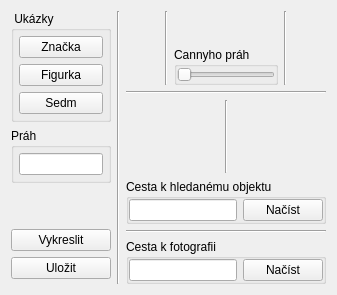
      <widget class="QWidget" name="GeneralizedDetection">
       <attribute name="title">
        <string>Detekce obecných těles</string>
       </attribute>
       <layout class="QGridLayout" name="gridLayout_5">
        <item row="0" column="2">
         <layout class="QGridLayout" name="gridLayout_3">
          <item row="4" column="0" colspan="5">
           <widget class="Line" name="line_16">
            <property name="orientation">
             <enum>Qt::Horizontal</enum>
            </property>
           </widget>
          </item>
          <item row="1" column="0" colspan="5">
           <widget class="Line" name="line_4">
            <property name="orientation">
             <enum>Qt::Horizontal</enum>
            </property>
           </widget>
          </item>
          <item row="5" column="0" colspan="5">
           <widget class="QGroupBox" name="groupBox_6">
            <property name="sizePolicy">
             <sizepolicy hsizetype="Expanding" vsizetype="Maximum">
              <horstretch>0</horstretch>
              <verstretch>0</verstretch>
             </sizepolicy>
            </property>
            <property name="maximumSize">
             <size>
              <width>16777215</width>
              <height>45</height>
             </size>
            </property>
            <property name="title">
             <string>Cesta k fotografii</string>
            </property>
            <layout class="QHBoxLayout" name="horizontalLayout_6">
             <property name="leftMargin">
              <number>0</number>
             </property>
             <property name="topMargin">
              <number>0</number>
             </property>
             <property name="rightMargin">
              <number>0</number>
             </property>
             <property name="bottomMargin">
              <number>0</number>
             </property>
             <item>
              <widget class="QLineEdit" name="GeneralizedPath"/>
             </item>
             <item>
              <widget class="QPushButton" name="GeneralizedButtonLoadPath">
               <property name="text">
                <string>Načíst</string>
               </property>
              </widget>
             </item>
            </layout>
           </widget>
          </item>
          <item row="3" column="0" colspan="5">
           <widget class="QGroupBox" name="groupBox_13">
            <property name="sizePolicy">
             <sizepolicy hsizetype="Expanding" vsizetype="Maximum">
              <horstretch>0</horstretch>
              <verstretch>0</verstretch>
             </sizepolicy>
            </property>
            <property name="maximumSize">
             <size>
              <width>16777215</width>
              <height>45</height>
             </size>
            </property>
            <property name="title">
             <string>Cesta k hledanému objektu</string>
            </property>
            <layout class="QHBoxLayout" name="horizontalLayout_7">
             <property name="leftMargin">
              <number>0</number>
             </property>
             <property name="topMargin">
              <number>0</number>
             </property>
             <property name="rightMargin">
              <number>0</number>
             </property>
             <property name="bottomMargin">
              <number>0</number>
             </property>
             <item>
              <widget class="QLineEdit" name="GeneralizedTemplatePath"/>
             </item>
             <item>
              <widget class="QPushButton" name="GeneralizedButtonLoadTemplatePath">
               <property name="text">
                <string>Načíst</string>
               </property>
              </widget>
             </item>
            </layout>
           </widget>
          </item>
          <item row="0" column="1">
           <widget class="Line" name="line_10">
            <property name="orientation">
             <enum>Qt::Vertical</enum>
            </property>
           </widget>
          </item>
          <item row="2" column="0" colspan="5">
           <layout class="QHBoxLayout" name="horizontalLayout">
            <item>
             <layout class="QHBoxLayout" name="horizontalLayout_2">
              <item>
               <widget class="QLabel" name="GeneralizedTemplate">
                <property name="text">
                 <string/>
                </property>
                <property name="alignment">
                 <set>Qt::AlignCenter</set>
                </property>
               </widget>
              </item>
              <item>
               <widget class="QLabel" name="GeneralizedTemplateEdges">
                <property name="text">
                 <string/>
                </property>
                <property name="alignment">
                 <set>Qt::AlignCenter</set>
                </property>
               </widget>
              </item>
             </layout>
            </item>
            <item>
             <widget class="Line" name="line_9">
              <property name="orientation">
               <enum>Qt::Vertical</enum>
              </property>
             </widget>
            </item>
            <item>
             <widget class="QLabel" name="GeneralizedAccumulator">
              <property name="text">
               <string/>
              </property>
              <property name="alignment">
               <set>Qt::AlignCenter</set>
              </property>
             </widget>
            </item>
           </layout>
          </item>
          <item row="0" column="3">
           <widget class="Line" name="line_11">
            <property name="orientation">
             <enum>Qt::Vertical</enum>
            </property>
           </widget>
          </item>
          <item row="0" column="2">
           <layout class="QVBoxLayout" name="verticalLayout_23">
            <item>
             <widget class="QLabel" name="GeneralizedOriginalEdges">
              <property name="text">
               <string/>
              </property>
              <property name="alignment">
               <set>Qt::AlignCenter</set>
              </property>
             </widget>
            </item>
            <item>
             <widget class="QGroupBox" name="groupBox_16">
              <property name="sizePolicy">
               <sizepolicy hsizetype="Maximum" vsizetype="Preferred">
                <horstretch>0</horstretch>
                <verstretch>0</verstretch>
               </sizepolicy>
              </property>
              <property name="maximumSize">
               <size>
                <width>2000</width>
                <height>43</height>
               </size>
              </property>
              <property name="title">
               <string>Cannyho práh</string>
              </property>
              <layout class="QHBoxLayout" name="horizontalLayout_9">
               <property name="leftMargin">
                <number>0</number>
               </property>
               <property name="topMargin">
                <number>0</number>
               </property>
               <property name="rightMargin">
                <number>0</number>
               </property>
               <property name="bottomMargin">
                <number>0</number>
               </property>
               <item>
                <widget class="QSlider" name="GeneralizedCannyTresholdSlider">
                 <property name="orientation">
                  <enum>Qt::Horizontal</enum>
                 </property>
                </widget>
               </item>
              </layout>
             </widget>
            </item>
           </layout>
          </item>
          <item row="0" column="0">
           <layout class="QVBoxLayout" name="verticalLayout_24">
            <item>
             <widget class="QLabel" name="GeneralizedOriginal">
              <property name="text">
               <string/>
              </property>
              <property name="alignment">
               <set>Qt::AlignCenter</set>
              </property>
             </widget>
            </item>
            <item>
             <spacer name="verticalSpacer_11">
              <property name="orientation">
               <enum>Qt::Vertical</enum>
              </property>
              <property name="sizeType">
               <enum>QSizePolicy::Maximum</enum>
              </property>
              <property name="sizeHint" stdset="0">
               <size>
                <width>20</width>
                <height>45</height>
               </size>
              </property>
             </spacer>
            </item>
           </layout>
          </item>
          <item row="0" column="4">
           <layout class="QVBoxLayout" name="verticalLayout_25">
            <item>
             <widget class="QLabel" name="GeneralizedResult">
              <property name="text">
               <string/>
              </property>
              <property name="alignment">
               <set>Qt::AlignCenter</set>
              </property>
             </widget>
            </item>
            <item>
             <spacer name="verticalSpacer_12">
              <property name="orientation">
               <enum>Qt::Vertical</enum>
              </property>
              <property name="sizeType">
               <enum>QSizePolicy::Maximum</enum>
              </property>
              <property name="sizeHint" stdset="0">
               <size>
                <width>20</width>
                <height>45</height>
               </size>
              </property>
             </spacer>
            </item>
           </layout>
          </item>
         </layout>
        </item>
        <item row="0" column="1">
         <widget class="Line" name="line_3">
          <property name="orientation">
           <enum>Qt::Vertical</enum>
          </property>
         </widget>
        </item>
        <item row="0" column="0">
         <layout class="QVBoxLayout" name="verticalLayout">
          <item>
           <widget class="QGroupBox" name="groupBox_5">
            <property name="sizePolicy">
             <sizepolicy hsizetype="Fixed" vsizetype="Preferred">
              <horstretch>0</horstretch>
              <verstretch>0</verstretch>
             </sizepolicy>
            </property>
            <property name="maximumSize">
             <size>
              <width>100</width>
              <height>16777215</height>
             </size>
            </property>
            <property name="title">
             <string> Ukázky</string>
            </property>
            <layout class="QVBoxLayout" name="verticalLayout_2">
             <property name="leftMargin">
              <number>5</number>
             </property>
             <property name="topMargin">
              <number>5</number>
             </property>
             <property name="rightMargin">
              <number>5</number>
             </property>
             <property name="bottomMargin">
              <number>5</number>
             </property>
             <item>
              <widget class="QPushButton" name="GeneralizedButton1">
               <property name="text">
                <string>Značka</string>
               </property>
              </widget>
             </item>
             <item>
              <widget class="QPushButton" name="GeneralizedButton2">
               <property name="text">
                <string>Figurka</string>
               </property>
              </widget>
             </item>
             <item>
              <widget class="QPushButton" name="GeneralizedButton3">
               <property name="text">
                <string>Sedm</string>
               </property>
              </widget>
             </item>
            </layout>
           </widget>
          </item>
          <item>
           <widget class="QGroupBox" name="groupBox_12">
            <property name="sizePolicy">
             <sizepolicy hsizetype="Maximum" vsizetype="Preferred">
              <horstretch>0</horstretch>
              <verstretch>0</verstretch>
             </sizepolicy>
            </property>
            <property name="maximumSize">
             <size>
              <width>100</width>
              <height>16777215</height>
             </size>
            </property>
            <property name="title">
             <string>Práh</string>
            </property>
            <layout class="QVBoxLayout" name="verticalLayout_13">
             <property name="leftMargin">
              <number>5</number>
             </property>
             <property name="topMargin">
              <number>5</number>
             </property>
             <property name="rightMargin">
              <number>5</number>
             </property>
             <property name="bottomMargin">
              <number>5</number>
             </property>
             <item>
              <widget class="QLineEdit" name="GeneralizedTreshold"/>
             </item>
            </layout>
           </widget>
          </item>
          <item>
           <spacer name="verticalSpacer">
            <property name="orientation">
             <enum>Qt::Vertical</enum>
            </property>
            <property name="sizeHint" stdset="0">
             <size>
              <width>20</width>
              <height>40</height>
             </size>
            </property>
           </spacer>
          </item>
          <item>
           <widget class="QPushButton" name="GeneralizedButtonDraw">
            <property name="sizePolicy">
             <sizepolicy hsizetype="Fixed" vsizetype="Fixed">
              <horstretch>0</horstretch>
              <verstretch>0</verstretch>
             </sizepolicy>
            </property>
            <property name="maximumSize">
             <size>
              <width>100</width>
              <height>16777215</height>
             </size>
            </property>
            <property name="text">
             <string>Vykreslit</string>
            </property>
           </widget>
          </item>
          <item>
           <widget class="QPushButton" name="GeneralizedButtonSave">
            <property name="sizePolicy">
             <sizepolicy hsizetype="Maximum" vsizetype="Fixed">
              <horstretch>0</horstretch>
              <verstretch>0</verstretch>
             </sizepolicy>
            </property>
            <property name="maximumSize">
             <size>
              <width>100</width>
              <height>16777215</height>
             </size>
            </property>
            <property name="text">
             <string>Uložit</string>
            </property>
           </widget>
          </item>
          <item>
           <spacer name="verticalSpacer_2">
            <property name="orientation">
             <enum>Qt::Vertical</enum>
            </property>
            <property name="sizeType">
             <enum>QSizePolicy::Fixed</enum>
            </property>
            <property name="sizeHint" stdset="0">
             <size>
              <width>20</width>
              <height>5</height>
             </size>
            </property>
           </spacer>
          </item>
         </layout>
        </item>
       </layout>
      </widget>
